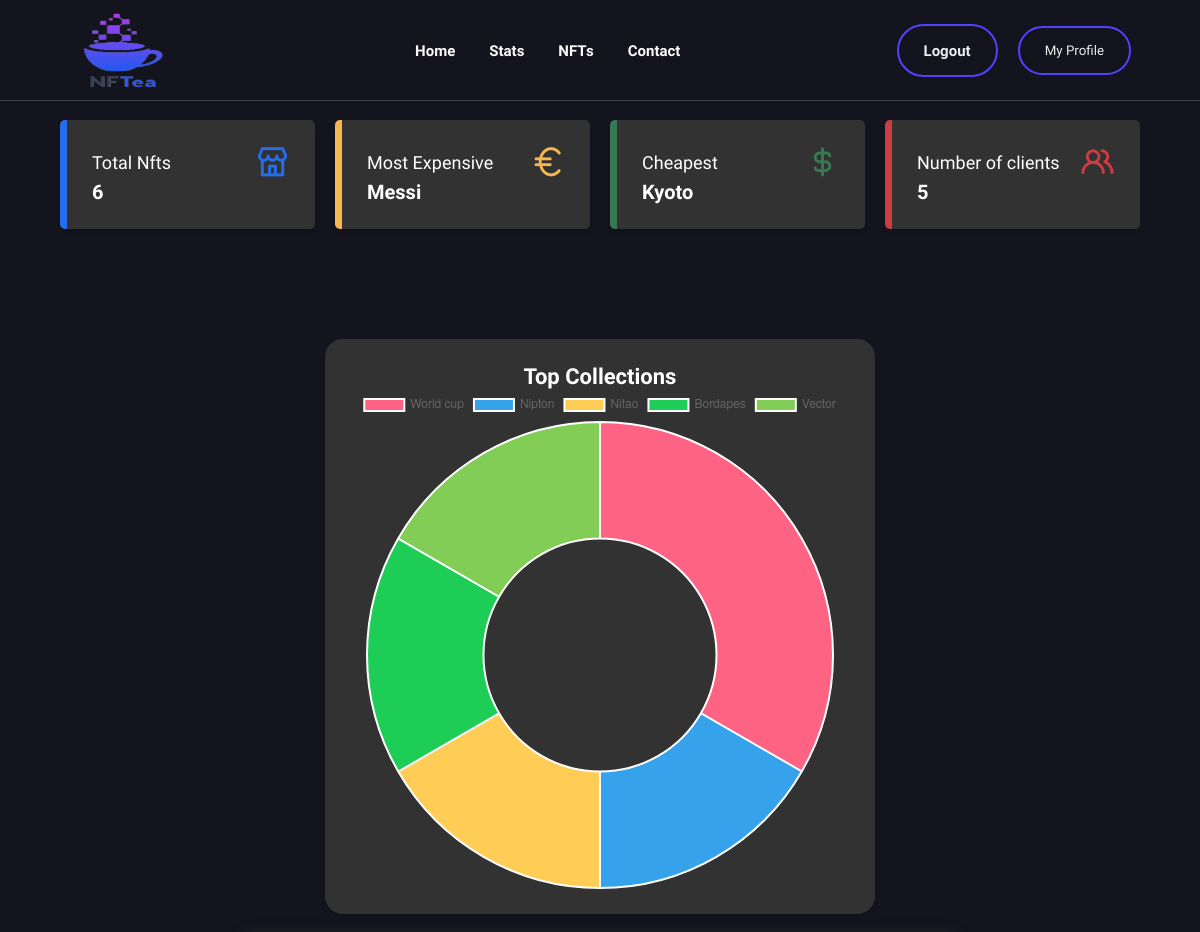
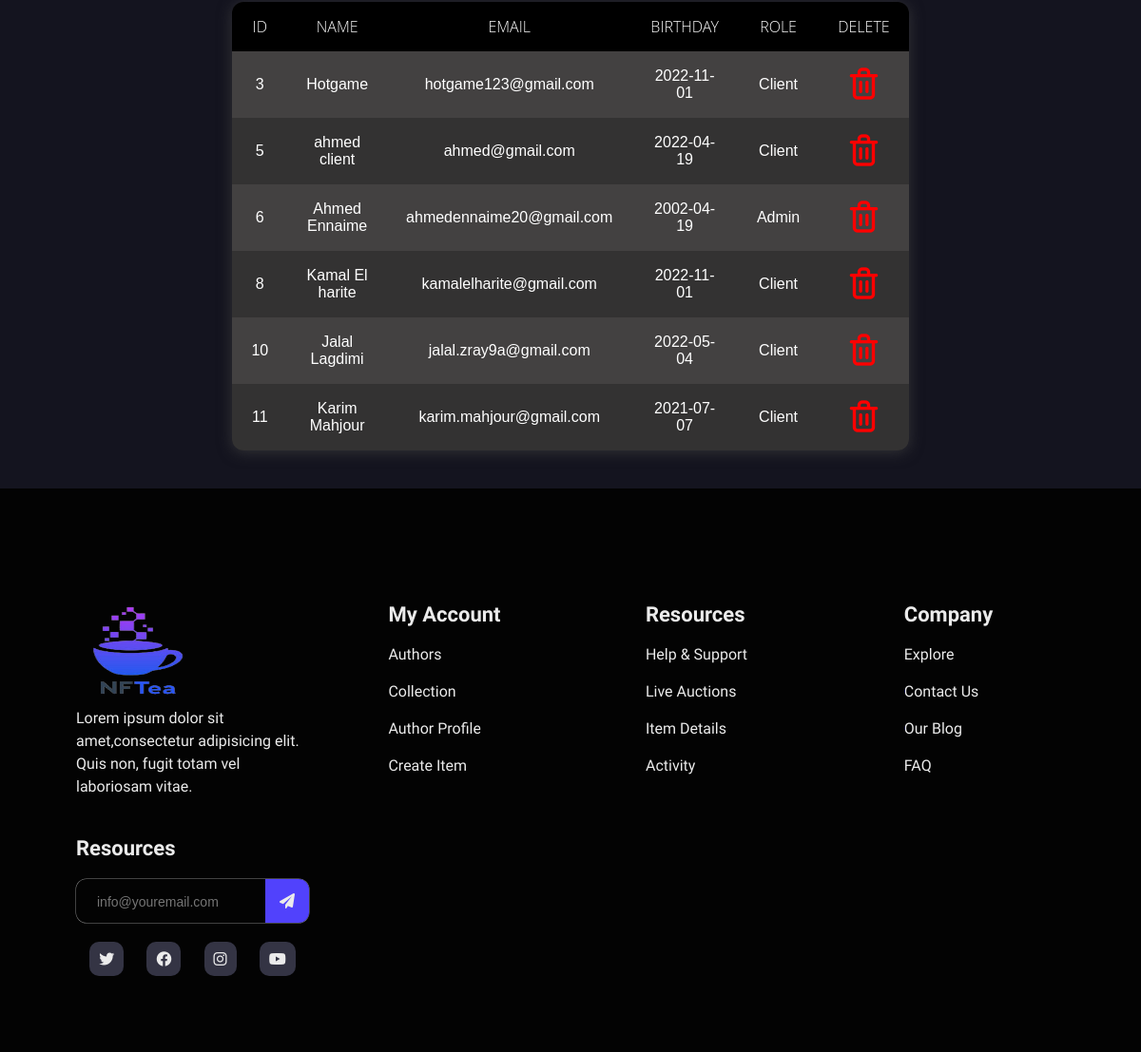
The page /views/stats.php (signed in) on the database its author committed (2 pictures, top to bottom).
### tables this page shows
CREATE TABLE `nft` (
  `id` int(11) NOT NULL,
  `name` varchar(80) NOT NULL,
  `collection_id` int(11) NOT NULL,
  `description` varchar(255) NOT NULL,
  `img` varchar(255) NOT NULL,
  `price` double NOT NULL,
  `date` timestamp NOT NULL DEFAULT current_timestamp(),
  `user_id` int(11) NOT NULL
);

CREATE TABLE `user` (
  `id` int(11) NOT NULL,
  `name` varchar(50) NOT NULL,
  `email` varchar(70) NOT NULL,
  `password` varchar(70) NOT NULL,
  `birthday` date NOT NULL,
  `role` int(11) NOT NULL
);

### database/DB.php (called while the page is built)
<?php
class DB{
    static public function connect(){
        $db = new PDO("mysql:host=localhost;dbname=NFT","root","");
        $db->exec("set names utf8");
        $db->setAttribute(PDO::ATTR_ERRMODE,PDO::ERRMODE_WARNING);
        return $db;
    }
}
?>

### models/Nft.php (called while the page is built, shortened)
<?php
require_once "../database/DB.php";
require_once "../controllers/NftController.php";
class Nft{
    static public function getExpensive(){
        try{
            $query = 'SELECT * FROM nft WHERE price in (SELECT MAX(price) FROM nft);';
            $stmt = DB::connect()->prepare($query);
            $stmt->execute();
            return $stmt->fetchAll();
        }catch(PDOException $ex){
            echo $ex->getMessage();
        }
    }
    static public function getCheap(){
        try{
            $query = 'SELECT * FROM nft WHERE price in (SELECT MIN(price) FROM nft);';
            $stmt = DB::connect()->prepare($query);
            $stmt->execute();
            return $stmt->fetchAll();
        }catch(PDOException $ex){
            echo $ex->getMessage();
        }
    }
    static public function getNftNum(){
        try{
            $query = 'SELECT COUNT(*) FROM nft;';
            $stmt = DB::connect()->prepare($query);
            $stmt->execute();
            $nft = $stmt->fetch(PDO::FETCH_OBJ);
            return $nft;
        }catch(PDOException $ex){
            echo $ex->getMessage();
        }
    }
}
?>

### controllers/NftController.php (called while the page is built, shortened)
<?php
require_once "../models/Nft.php";
class NftController{
    public function getMostExpensive(){
        $expensive = Nft::getExpensive();
        return $expensive;
    }
    public function getMostCheapest(){
        $cheap = Nft::getCheap();
        return $cheap;
    }
    public function getCountNft(){
        $nftCount = Nft::getNftNum();
        return $nftCount;
    }
}
?>

### models/User.php (called while the page is built, shortened)
<?php
require_once "../database/DB.php";
require_once "../controllers/UserController.php";
class User{
    static public function getAll(){
        $stmt = DB::connect()->prepare('SELECT * FROM user');
        $stmt->execute();
        return $stmt->fetchAll();
    }
    static public function getUsersNum(){
        try{
            $query = 'SELECT COUNT(*) FROM user where role = 1;';
            $stmt = DB::connect()->prepare($query);
            $stmt->execute();
            $nft = $stmt->fetch(PDO::FETCH_OBJ);
            return $nft;
        }catch(PDOException $ex){
            echo $ex->getMessage();
        }
    }
}
?>

### controllers/UserController.php (called while the page is built, shortened)
<?php
require_once "../models/User.php";
class UserController{
    public function getUsers(){
        $users = User::getAll();
        return $users;
    }
    public function getCountUsers(){
        $usersCount = User::getUsersNum();
        return $usersCount;
    }
}
?>

### models/Collection.php (called while the page is built, shortened)
<?php
require_once "../database/DB.php";
require_once "../controllers/CollectionController.php";
class Collection{
    static public function celebrityCollection(){
        try{
            $query = 'SELECT collection.id,collection.name,collection.artiste,collection.img,COUNT(nft.collection_id) as TotalRepeat FROM collection INNER JOIN nft WHERE collection.id = nft.collection_id GROUP By nft.collection_id ORDER BY TotalRepeat DESC;';
            $stmt = DB::connect()->prepare($query);
            $stmt->execute();
            return $stmt->fetchAll();
        }catch(PDOException $ex){
            echo $ex->getMessage();
        }
    }
}
?>

### controllers/CollectionController.php (called while the page is built, shortened)
<?php
require_once "../models/Collection.php";
class CollectionsController{
    public function mostCelebrity(){
        $celebrity = Collection::celebrityCollection();
        return $celebrity;
    }
}
?>

### views/stats.php (the view, shortened to what this page needs)
<?php
require_once "../controllers/NftController.php";
require_once "../controllers/CollectionController.php";
require_once "../controllers/UserController.php";
$data = new NftController();
$collections = new CollectionsController();
$users = new UserController();
$userNum = $users->getCountUsers();
$allUsers = $users->getUsers();
$expensive = $data->getMostExpensive();
$cheap = $data->getMostCheapest();
$counts = $data->getCountNft();
$celebritys = $collections->mostCelebrity();
?>
<html lang="en">
<head>
    <link rel="stylesheet" href="https://unicons.iconscout.com/release/v4.0.0/css/line.css">
    <link rel="stylesheet" href="https://cdnjs.cloudflare.com/ajax/libs/font-awesome/6.0.0/css/all.min.css" />
    <link rel="stylesheet" href="./css/layout.css" />
    <link rel="stylesheet" href="./css/nav.css">
    <link rel="stylesheet" href="./css/Heros.css">
    <link rel="stylesheet" href="./css/auctions.css">
    <link rel="stylesheet" href="./css/footer.css" />
    <link rel="stylesheet" href="./css/stats.css">
</head>
<body>
    <?php include "./includes/nav.php"; ?>
    <main id="main">
        <section id="hero">
            <div class="container">
                <div class="main-cards">
                    <div class="card">
                        <div class="card-inner">
                            <p class="text-primary">Total Nfts</p>
                            <span class="material-icons-outlined text-blue"><i class="uil uil-store"></i></span>
                        </div>
                        <span class="text-primary font-weight-bold"><?php foreach ($counts as $count) {
                                                                        echo $count;
                                                                    } ?></span>
                    </div>
                    <div class="card">
                        <div class="card-inner">
                            <p class="text-primary">Most Expensive</p>
                            <span class="material-icons-outlined text-orange"><i class="uil uil-euro"></i></span>
                        </div>
                        <span class="text-primary font-weight-bold"><?php foreach ($expensive as $exp) {
                                                                        echo $exp['name'];
                                                                    } ?></span>
                    </div>
                    <div class="card">
                        <div class="card-inner">
                            <p class="text-primary">Cheapest</p>
                            <span class="material-icons-outlined text-green"><i class="uil uil-dollar-alt"></i></span>
                        </div>
                        <span class="text-primary font-weight-bold"><?php foreach ($cheap as $chp) {
                                                                        echo $chp['name'];
                                                                    } ?></span>
                    </div>
                    <div class="card">
                        <div class="card-inner">
                            <p class="text-primary">Number of clients</p>
                            <span class="material-icons-outlined text-red"><i class="uil uil-users-alt"></i></span>
                        </div>
                        <span class="text-primary font-weight-bold"><?php foreach ($userNum as $usercount) {
                                                                        echo $usercount;
                                                                    } ?></span>
                    </div>
                </div>
            </div>
        </section>
        <section id="heroBox">
            <div class="container">
                <div class="charts">
                    <div class="charts-card">
                        <p class="chart-title">Top Collections</p>
                        <div id="bar-chart">
                            <div class="graphe">
                                <canvas id="myChart"></canvas>
                            </div>
                            <script>
                                <?php
                                foreach ($celebritys as $celebrity) {
                                    $clc[] = $celebrity['name'];
                                    $repeats[] = $celebrity['TotalRepeat'];
                                }
                                ?>
                                const data = {
                                    labels: <?php echo json_encode($clc); ?>,
                                    datasets: [{
                                        label: 'My First Dataset',
                                        data: <?php echo json_encode($repeats); ?>,
                                        backgroundColor: [
                                            'rgb(255, 99, 132)',
                                            'rgb(54, 162, 235)',
                                            'rgb(255, 205, 86)',
                                            'rgb(30, 205, 86)',
                                            'rgb(130, 205, 86)',
                                            'rgb(130, 100, 22)',
                                            'rgb(230, 180, 122)',
                                            'rgb(210, 120, 82)',
                                            'rgb(240, 20, 82)',
                                            'rgb(110, 60, 192)',
                                        ],
                                        hoverOffset: 4
                                    }]
                                };
                                const config = {
                                    type: 'doughnut',
                                    data: data,
                                };
                                const myChart = new Chart(
                                    document.getElementById('myChart'),
                                    config
                                );
                            </script>
                        </div>
                    </div>
                    <div class="tableau">
                        <table>
                            <?php
                            if ($_SESSION['logged'] == true && $_SESSION['role'] == 0) { ?>
                                <tr>
                                    <th>id</th>
                                    <th>Name</th>
                                    <th>Email</th>
                                    <th>Birthday </th>
                                    <th>Role </th>
                                    <th>Delete</th>
                                </tr>
                                <?php
                                foreach ($allUsers as $user) { ?>
                                    <tr>
                                        <td><?php echo $user['id']; ?></td>
                                        <td><?php echo $user['name']; ?></td>
                                        <td><?php echo $user['email']; ?></td>
                                        <td><?php echo $user['birthday']; ?></td>
                                        <td><?php if ($user['role'] == 0) {
                                                echo 'Admin';
                                            } else {
                                                echo 'Client';
                                            } ?></td>
                                        <td>
                                            <form action="./deleteUser.php" method="POST">
                                                <button type="submit" name="delete" style="border:none ;font-size:40px;color:red;background-color:transparent;"><i class="uil uil-trash-alt"></i></button>
                                            </form>
                                        </td>
                                    </tr>
                                <?php
                                } ?>
                            <?php
                            } ?>
                        </table>
                    </div>
                </div>
            </div>
        </section>
    </main>
    <?php include "./includes/footer.php"; ?>
</body>
</html>

### views/css/layout.css (style rules this page uses)
*, *::after, *::before { margin: 0; padding: 0; box-sizing: border-box; -webkit-box-sizing: border-box; }
:root { --blue: #5142fc; --bg-dark: #14141f; --bg-darker: #030303; --primary-font: #ebebeb; --login-color: #cbd1e1; --border-radius-lg: 3rem; --border-radius-md: 2rem; --border-radius-sm: 1rem; --font-size-sm: 0.75rem; --font-size-md: 1rem; --font-size-lg: 1.25rem; --font-size-xl: 1.5rem; }
html { font-family: 'Urbanist', sans-serif; font-size: 62.5%; scroll-behavior: smooth; }
body { font-size: 1.6rem; }
button { cursor: pointer; font-family: inherit; }
.container { max-width: 90%; width: 100%; margin: 0 auto; }

### views/css/Heros.css (style rules this page uses)
#hero { background-color: var(--bg-dark); padding: 12rem 0 4rem 0; }
#main { min-height: initial; background-color: var(--bg-dark); }
#heroBox { background-color: var(--bg-dark); padding: 4rem 0; }

### views/css/stats.css (style rules this page uses)
.material-icons-outlined { vertical-align: middle; line-height: 1px; }
.text-primary { color: white; }
.text-blue { color: #246dec; }
.text-red { color: #cc3c43; }
.text-green { color: #367952; }
.text-orange { color: #f5b74f; }
.font-weight-bold { font-weight: 600; }
.main-cards { display: grid; grid-template-columns: 1fr 1fr 1fr 1fr; gap: 20px; justify-content: space-between; }
.card { display: flex; flex-direction: column; justify-content: space-around; padding: 25px; background-color: rgb(51, 50, 50); box-sizing: border-box; border: none; border-radius: 5px; box-shadow: 0 6px 7px -4px rgba(0, 0, 0, 0.2); }
.card:first-child { border-left: 7px solid #246dec; }
.card:nth-child(2) { border-left: 7px solid #f5b74f; }
.card:nth-child(3) { border-left: 7px solid #367952; }
.card:nth-child(4) { border-left: 7px solid #cc3c43; }
.card > span { font-size: 20px; font-weight: 600; }
.card-inner { display: flex; align-items: center; justify-content: space-between; }
.card-inner > p { font-size: 18px; }
.card-inner > span { font-size: 35px; }
.charts { display: grid; grid-template-columns: repeat(2,1fr); gap: 20px; }
.charts-card { background-color: rgb(51, 50, 50); height: 100%; margin-bottom: 20px; padding: 25px; box-sizing: border-box; border: none; border-radius: 18px; margin-right: 5%; box-shadow: 0 6px 7px -4px rgba(0, 0, 0, 0.2); }
.chart-title { color: white; display: flex; align-items: center; justify-content: center; font-size: 22px; font-weight: 600; }
table { width: 50%; border-spacing: 0; box-shadow: 0 2px 15px rgba(64,64,64,.7); border-radius: 12px 12px 12px 12px; overflow: hidden; margin: 0 auto; }
td , th { padding: 15px 20px; text-align: center; color: white; }
th { background-color: black; color: #fafafa; font-family: 'Open Sans',Sans-serif; font-weight: 200; text-transform: uppercase; }
tr { width: 100%; background-color: rgb(51, 50, 50); font-family: 'Montserrat', sans-serif; }
tr:nth-child(even) { background-color: rgb(67, 65, 65); }
.graphe { width: 500px; }
.charts-card { margin: 0 auto; }
@media screen and (max-width: 1370px) { .charts { display: grid; grid-template-columns: repeat(1,1fr); margin-top: 30px; } }
@media screen and (max-width: 1370px) { .graphe { width: 500px; } }

### rows shown on the page
nft: name "Messi"
nft: name "Kyoto"
user: id "3", name "Hotgame", email "hotgame123@gmail.com", birthday "2022-11-01", role "Client"
user: id "5", name "ahmed client", email "ahmed@gmail.com", birthday "2022-04-19", role "Client"
user: id "6", name "Ahmed Ennaime", email "ahmedennaime20@gmail.com", birthday "2002-04-19", role "Admin"
user: id "8", name "Kamal El harite", email "kamalelharite@gmail.com", birthday "2022-11-01", role "Client"
user: id "10", name "Jalal Lagdimi", email "jalal.zray9a@gmail.com", birthday "2022-05-04", role "Client"
user: id "11", name "Karim Mahjour", email "karim.mahjour@gmail.com", birthday "2021-07-07", role "Client"

### other values the page prints
$count "6"
$usercount "5"
chart data {{ json_encode($clc) }} ["World cup","Nipton","Nitao","Bordapes","Vector"]
chart data {{ json_encode($repeats) }} [2,1,1,1,1]
